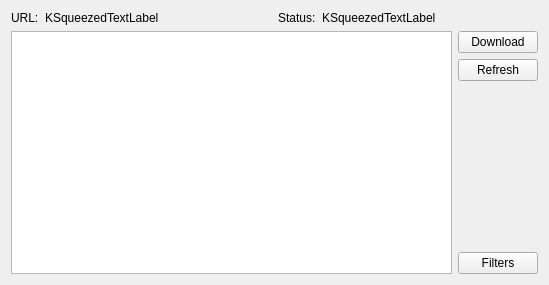
<ui version="4.0" >
 <class>FeedWidget</class>
 <widget class="QWidget" name="FeedWidget" >
  <property name="geometry" >
   <rect>
    <x>0</x>
    <y>0</y>
    <width>549</width>
    <height>285</height>
   </rect>
  </property>
  <layout class="QVBoxLayout" name="verticalLayout" >
   <item>
    <layout class="QHBoxLayout" name="horizontalLayout_4" >
     <item>
      <layout class="QHBoxLayout" name="horizontalLayout_2" >
       <item>
        <widget class="QLabel" name="label" >
         <property name="sizePolicy" >
          <sizepolicy vsizetype="Preferred" hsizetype="Preferred" >
           <horstretch>0</horstretch>
           <verstretch>0</verstretch>
          </sizepolicy>
         </property>
         <property name="text" >
          <string>URL:</string>
         </property>
        </widget>
       </item>
       <item>
        <widget class="KSqueezedTextLabel" name="m_url" >
         <property name="sizePolicy" >
          <sizepolicy vsizetype="Preferred" hsizetype="Expanding" >
           <horstretch>0</horstretch>
           <verstretch>0</verstretch>
          </sizepolicy>
         </property>
         <property name="text" >
          <string comment="KDE::DoNotExtract" >KSqueezedTextLabel</string>
         </property>
        </widget>
       </item>
      </layout>
     </item>
     <item>
      <layout class="QHBoxLayout" name="horizontalLayout_3" >
       <item>
        <widget class="QLabel" name="label_2" >
         <property name="sizePolicy" >
          <sizepolicy vsizetype="Preferred" hsizetype="Preferred" >
           <horstretch>0</horstretch>
           <verstretch>0</verstretch>
          </sizepolicy>
         </property>
         <property name="text" >
          <string>Status:</string>
         </property>
        </widget>
       </item>
       <item>
        <widget class="KSqueezedTextLabel" name="m_status" >
         <property name="sizePolicy" >
          <sizepolicy vsizetype="Preferred" hsizetype="MinimumExpanding" >
           <horstretch>0</horstretch>
           <verstretch>0</verstretch>
          </sizepolicy>
         </property>
         <property name="text" >
          <string comment="KDE::DoNotExtract" >KSqueezedTextLabel</string>
         </property>
        </widget>
       </item>
      </layout>
     </item>
    </layout>
   </item>
   <item>
    <layout class="QHBoxLayout" name="horizontalLayout" >
     <item>
      <widget class="QTreeView" name="m_item_list" >
       <property name="rootIsDecorated" >
        <bool>false</bool>
       </property>
       <property name="allColumnsShowFocus" >
        <bool>true</bool>
       </property>
      </widget>
     </item>
     <item>
      <layout class="QVBoxLayout" name="verticalLayout_2" >
       <item>
        <widget class="KPushButton" name="m_download" >
         <property name="text" >
          <string>Download</string>
         </property>
        </widget>
       </item>
       <item>
        <widget class="KPushButton" name="m_refresh" >
         <property name="text" >
          <string>Refresh</string>
         </property>
        </widget>
       </item>
       <item>
        <spacer name="verticalSpacer" >
         <property name="orientation" >
          <enum>Qt::Vertical</enum>
         </property>
         <property name="sizeHint" stdset="0" >
          <size>
           <width>20</width>
           <height>40</height>
          </size>
         </property>
        </spacer>
       </item>
       <item>
        <widget class="KPushButton" name="m_filters" >
         <property name="text" >
          <string>Filters</string>
         </property>
        </widget>
       </item>
      </layout>
     </item>
    </layout>
   </item>
  </layout>
 </widget>
 <customwidgets>
  <customwidget>
   <class>KPushButton</class>
   <extends>QPushButton</extends>
   <header>kpushbutton.h</header>
  </customwidget>
  <customwidget>
   <class>KSqueezedTextLabel</class>
   <extends>QLabel</extends>
   <header>ksqueezedtextlabel.h</header>
  </customwidget>
 </customwidgets>
 <resources/>
 <connections/>
</ui>
